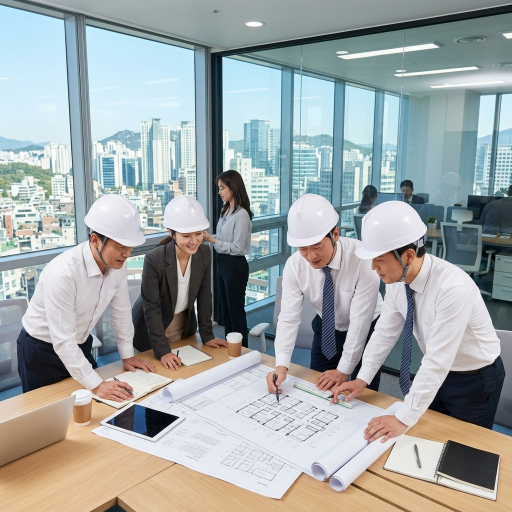
#> input picture img/0101_1.jpg, 1024 x 1024 px, found by its file name (shown at 1/2 size)
$ python overlay_logo.py
#> lines starting #> are read from the running program, lines starting #| are printed output that depends on the picture; pictures that were not available may be replaced by others from this repository, and a replacement may not be noted
from PIL import Image

def add_logo():
    # Paths
    base_img_path = r"f:\website3\img\0101_1.jpg"
    logo_img_path = r"f:\website3\img\logo.png"

    # Open images
    base = Image.open(base_img_path).convert("RGBA")
    logo = Image.open(logo_img_path).convert("RGBA")
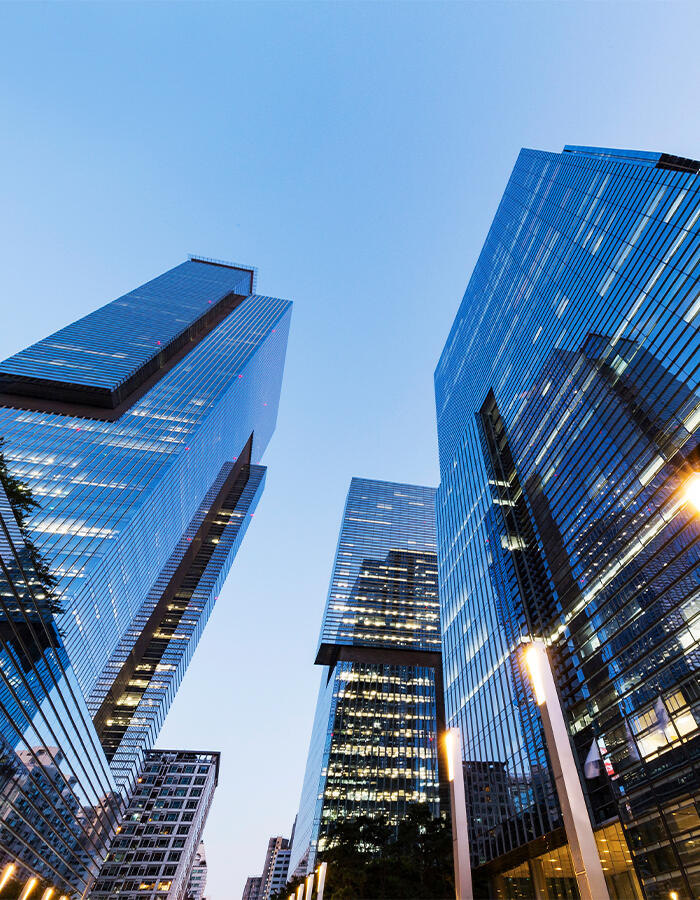
#> input picture img/his_img.jpg, 700 x 900 px, given in place of logo.png, which was not available

    # Determine new size for logo (e.g. 30% of the base image width)
    base_w, base_h = base.size
#> base_w = 1024; base_h = 1024
    logo_w, logo_h = logo.size
#> logo_w = 700; logo_h = 900

    target_logo_w = int(base_w * 0.25)
#> target_logo_w = 256
    target_logo_h = int(logo_h * (target_logo_w / logo_w))
#> target_logo_h = 329

    logo = logo.resize((target_logo_w, target_logo_h), Image.Resampling.LANCZOS)
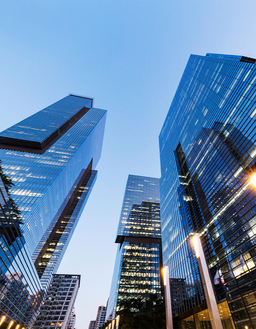
#> logo: PIL image 256x329 RGBA; mean R, G, B, A 103.1, 136, 171, 255

    # Padding
    padding_x = 40
    padding_y = 40

    # Position: top left
    pos_x = padding_x
    pos_y = padding_y

    # Paste the logo
    base.paste(logo, (pos_x, pos_y), logo)
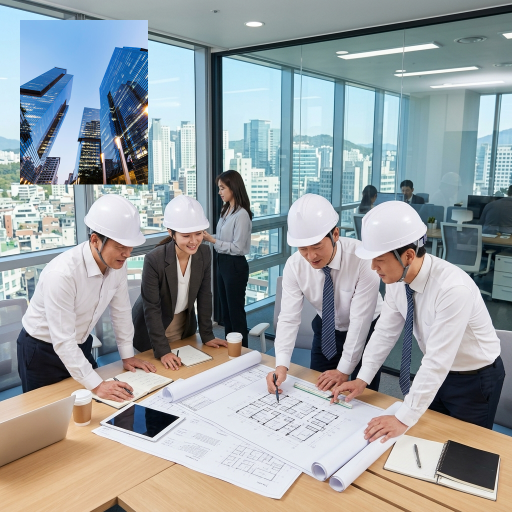
#> base: PIL image 1024x1024 RGBA (shown at 1/2 size); mean R, G, B, A 154.6, 161.2, 163.2, 255

    # Save
    result = base.convert("RGB")
    result.save(base_img_path, format="JPEG", quality=95)
    print("Logo overlaid successfully.")

if __name__ == "__main__":
    add_logo()
